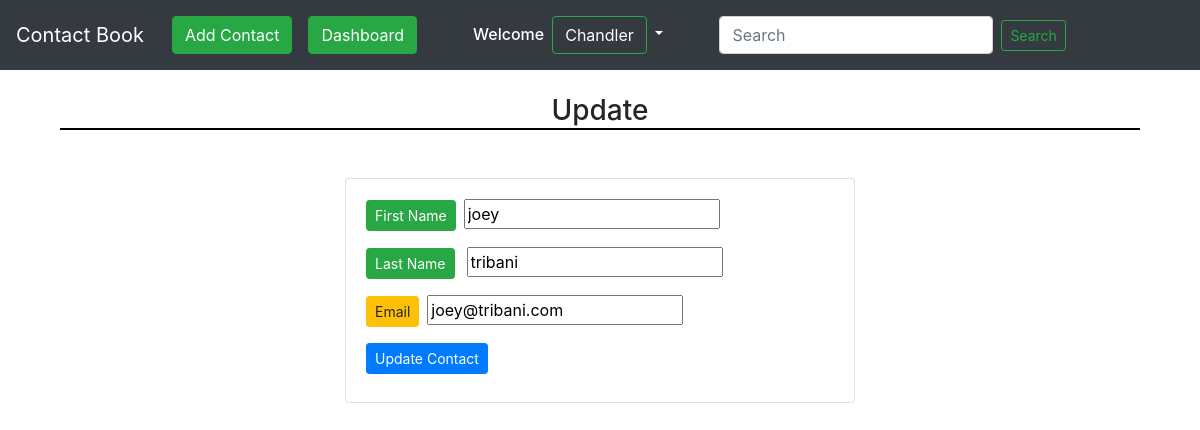
The app's page /update/2/ (signed in) with its own data.
### contactbook/models.py (models this page shows, shortened)
class Contact(models.Model):
    sno = models.AutoField(primary_key=True)
    first_name = models.CharField(max_length=50)
    last_name = models.CharField(max_length=50)
    email = models.CharField(max_length=100)
    user_id = models.ForeignKey(User,on_delete=models.CASCADE)

### contactbook/views.py (the view)
# urls.py: path('update/<int:myid>/',views.update, name='update'),
def update(request,myid):
    contact = Contact.objects.filter(sno = myid)[0]
    form = contactbookForm(instance=contact)
    if request.method=='POST':
        form = contactbookForm(request.POST,instance=contact)
        if form.is_valid():
            form.save()
        return redirect('dashboard')
    context={'form':form}
    return render(request,'update.html',context)

### contactbook/forms.py
class contactbookForm(forms.ModelForm):
    class Meta:
        model = Contact
        fields = [
        'first_name',
        'last_name',
        'email',
        ]

### templates/update.html (shortened to what this page needs)
{% extends 'base.html' %}
{% block body %}
<div class="container my-3">
 <h3 style="text-align:center;border-bottom:2px solid black">Update</h3>
<form method='post' action="">{% csrf_token %}
  <div class="col-6 col-md-6 mx-auto my-5">
   <div class="card my-1 ">
  <div class="card-body">
    <p style="font-weight:600; text-transform: capitalize;"><button type="button" class="btn btn-success btn-sm mr-2">First Name</button>{{form.first_name}}</p>
    <p style="font-weight:600; text-transform: capitalize;"><button type="button" class="btn btn-success btn-sm mr-2">Last Name</button> {{form.last_name}}</p>
    <p style="font-weight:600;"><button type="button" class="btn btn-warning btn-sm mr-2">Email</button>{{form.email}}</p>
    <button type="submit" class="btn btn-primary btn-sm mx-auto mb-2">Update Contact</button>
</form>
</div>
{% endblock body %}

### templates/base.html (shortened to what this page needs)
<!doctype html>
<html lang="en">
  <head>
    <link rel="stylesheet" href="https://cdn.jsdelivr.net/npm/bootstrap@4.5.3/dist/css/bootstrap.min.css">
  </head>
{% block navbar %}
  <nav class="navbar navbar-expand-lg navbar-dark bg-dark">
  <a class="navbar-brand" href="/">Contact Book</a>
  <div class="collapse navbar-collapse" id="navbarSupportedContent">
    <ul class="navbar-nav ml-1" >
      {% if user.is_authenticated %}
    <li class="nav-item ">
        <a class="nav-link" href={% url 'addcontact' %}><button type="button" class="btn btn-success ">Add Contact</button></a>
      </li>
       <li class="nav-item ">
        <a class="nav-link" href={% url 'dashboard' %}><button type="button" class="btn btn-success">Dashboard</button></a>
      </li>
    <h6 class="ml-5 my-auto" style="color:white;">Welcome</h6>
     <li style="display:inline;" class="nav-item dropdown ml-0 mr-5">
        <a style="color:white" class="nav-link dropdown-toggle" href="#" id="logoutbar" role="button" data-toggle="dropdown" aria-haspopup="true" aria-expanded="false">
          <button style="color:white;" class="btn btn-outline-success"> {{user.first_name}}</button>
        </a>
      </li>
      {% endif %}
      {% if user.is_authenticated %}
      <form class="form-inline my-2 my-lg-0" method='get' action={% url "search" %}>
      <input class="form-control mr-sm-2" type="search" id='search' name = "search" placeholder="Search" aria-label="Search">
      <button class="btn btn-outline-success btn-sm my-2 my-sm-0"  type="submit">Search</button>
    </ul>
    {% endif %}
    </nav>
{% endblock navbar %}
{% block main %}
<div class="container mt-2">
{% endblock main %}
 <body>
{% block body %}
{% endblock body %}
  </body>
</html>

### records on screen
Contact: first_name "joey", last_name "tribani", email "joey@tribani.com"

### other values on screen
{{ user.first_name }} "Chandler"
